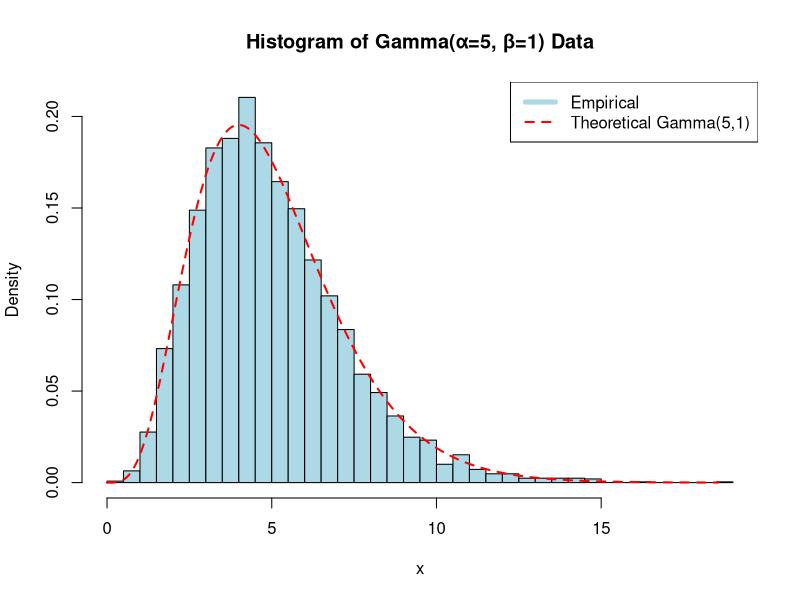
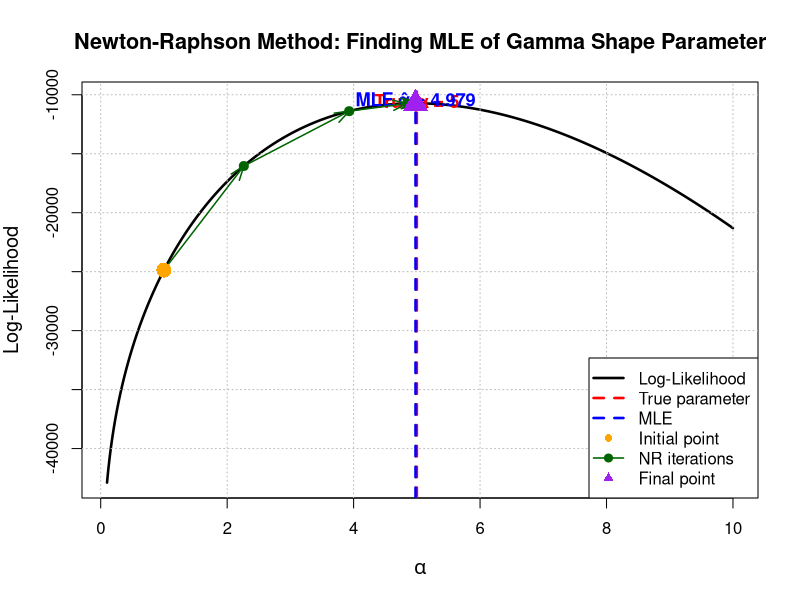
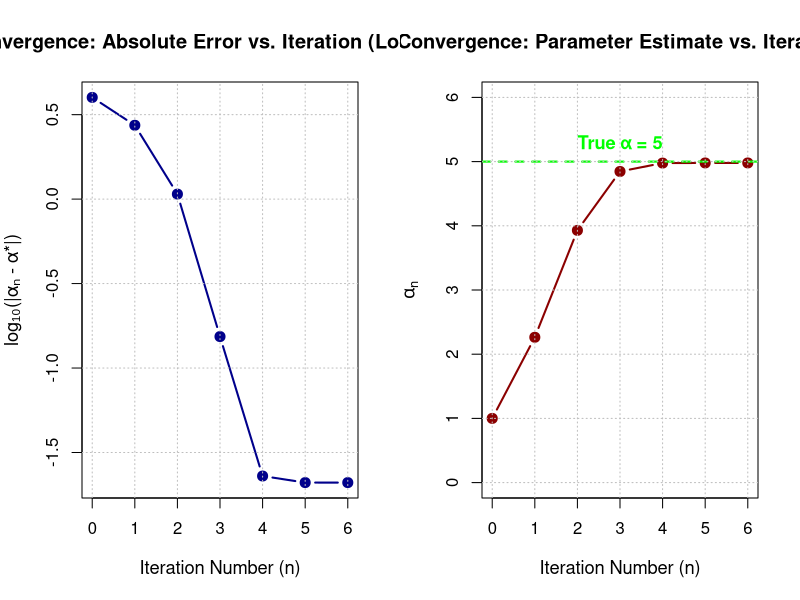

Source code (R) for these figures, in order:
## ---- chunk 1
knitr::opts_chunk$set(echo = TRUE, warning = FALSE, message = FALSE)
rm(list = ls())
## ---- chunk 2
# Set seed for reproducibility
set.seed(123)

# Generate sample from Gamma(shape=5, scale=1)
x <- rgamma(5000, shape = 5, scale = 1)
n <- length(x)

cat("Data Summary:\n")
cat("=============\n")
cat("Sample size: n =", n, "\n")
cat("Sample mean: x_bar =", round(mean(x), 4), "\n")
cat("Sample variance: s^2 =", round(var(x), 4), "\n")
cat("Sample standard deviation: s =", round(sd(x), 4), "\n\n")

# Plot histogram with theoretical density
hist(x, breaks = 50, probability = TRUE, 
     main = "Histogram of Gamma(α=5, β=1) Data",
     xlab = "x", ylab = "Density",
     col = "lightblue", border = "black")

# Add theoretical density
x_seq <- seq(0, max(x), length = 500)
lines(x_seq, dgamma(x_seq, shape = 5, scale = 1), 
      col = "red", lwd = 2, lty = 2)

legend("topright",
       c("Empirical", "Theoretical Gamma(5,1)"),
       col = c("lightblue", "red"),
       lwd = c(5, 2),
       lty = c(1, 2))
## ---- chunk 3
# Define log-likelihood function
LL <- function(a) {
  (a - 1) * sum(log(x)) - sum(x) - n * lgamma(a)
}

cat("Log-Likelihood Function Explanation:\n")
cat("=====================================\n\n")
cat("LL(α) = (α-1)·Σ ln(x_i) - Σ x_i - n·ln(Γ(α))\n\n")
cat("Terms:\n")
cat("  (α-1)·Σ ln(x_i) : contribution from x^(α-1) term\n")
cat("  -Σ x_i          : contribution from e^(-x_i) term\n")
cat("  -n·ln(Γ(α))     : contribution from normalizing constant\n\n")

# Evaluate log-likelihood at true parameter
true_alpha <- 5
true_LL <- LL(true_alpha)
cat("Log-likelihood at true α = 5:\n")
cat("LL(5) =", round(true_LL, 4), "\n\n")

# Evaluate at initial guess
initial_alpha <- 1
initial_LL <- LL(initial_alpha)
cat("Log-likelihood at initial α = 1:\n")
cat("LL(1) =", round(initial_LL, 4), "\n\n")
## ---- chunk 4
# ========== NEWTON-RAPHSON ALGORITHM ==========

# Initial values
a <- 1.0              # Starting point
tol <- 10^(-6)        # Convergence tolerance
iter <- c(a)          # Store all iterates

# Convergence tracking
iteration_details <- data.frame(
  Iteration = numeric(),
  a = numeric(),
  Score = numeric(),
  Hessian = numeric(),
  a_new = numeric(),
  Change = numeric(),
  LogLik = numeric()
)

iteration_count <- 0

repeat {
  iteration_count <- iteration_count + 1
  
  # STEP 1: Evaluate Score (First Derivative of LL)
  score <- sum(log(x)) - n * digamma(a)
  
  # STEP 2: Evaluate Hessian (Second Derivative of LL)
  hess <- -n * trigamma(a)
  
  # STEP 3: Newton-Raphson Update
  a_new <- a - score / hess
  
  # STEP 4: Store iterates
  iter <- c(iter, a_new)
  change <- abs(a_new - a)
  loglik <- LL(a_new)
  
  # Store detailed information
  iteration_details <- rbind(iteration_details, data.frame(
    Iteration = iteration_count,
    a = round(a, 8),
    Score = round(score, 8),
    Hessian = round(hess, 8),
    a_new = round(a_new, 8),
    Change = round(change, 8),
    LogLik = round(loglik, 4)
  ))
  
  # STEP 5: Check Convergence
  if (change < tol) break
  
  a <- a_new
}

# Final MLE
MLE <- a_new

cat("Newton-Raphson Convergence Summary:\n")
cat("====================================\n")
cat("Number of iterations:", iteration_count, "\n")
cat("Starting point (a₀):", 1.0, "\n")
cat("Final estimate (MLE):", round(MLE, 8), "\n")
cat("True parameter (α*):", true_alpha, "\n")
cat("Estimation error:", round(abs(MLE - true_alpha), 8), "\n")
cat("Convergence tolerance:", tol, "\n")
cat("Final change |a_new - a|:", round(change, 8), "\n")
## ---- chunk 5
cat("\nDetailed Iteration History:\n")
cat("============================\n\n")
print(iteration_details, row.names = FALSE)

cat("\n\nConvergence Analysis:\n")
cat("=======================\n")
cat("Number of iterations to convergence:", nrow(iteration_details), "\n")
cat("Final change:", iteration_details$Change[nrow(iteration_details)], "\n")
cat("Tolerance threshold:", tol, "\n")
cat("Converged successfully:", 
    iteration_details$Change[nrow(iteration_details)] < tol, "\n")
## ---- chunk 6
cat("\n========== FINAL RESULTS ==========\n\n")

cat("MLE of shape parameter α:\n")
cat("α̂ =", round(MLE, 6), "\n")
cat("True value: α* = 5.000000\n")
cat("Estimation error: |α̂ - α*| =", round(abs(MLE - 5), 6), "\n\n")

cat("Log-likelihood at MLE:\n")
cat("ℓ(α̂) =", round(LL(MLE), 4), "\n")
cat("ℓ(α*) =", round(LL(5), 4), "\n\n")

cat("Expected information (Fisher):\n")
cat("I(α̂) = n·ψ'(α̂) =", round(n * trigamma(MLE), 4), "\n\n")

cat("Asymptotic standard error:\n")
cat("SE(α̂) ≈ √(1/I(α̂)) =", round(1/sqrt(n * trigamma(MLE)), 6), "\n")
## ---- chunk 7
# Create sequence for likelihood curve
A <- seq(0.1, 10, 0.01)
L <- sapply(A, LL)

# Main plot
plot(A, L,
     type = "l", lwd = 2.5, col = "black",
     xlab = expression(alpha),
     ylab = "Log-Likelihood",
     main = "Newton-Raphson Method: Finding MLE of Gamma Shape Parameter",
     ylim = c(min(L), max(L) + 500),
     cex.lab = 1.2,
     cex.main = 1.3)

# Add grid
grid(col = "gray", lty = 3, lwd = 1)

# Mark true parameter
abline(v = 5, col = "red", lty = 2, lwd = 2.5)
text(5, max(L) + 200, "True α = 5", col = "red", cex = 1.1, font = 2)

# Mark MLE
abline(v = MLE, col = "blue", lty = 2, lwd = 2.5)
text(MLE, max(L) + 350, paste("MLE α̂ =", round(MLE, 4)), 
     col = "blue", cex = 1.1, font = 2)

# Plot iteration path
iter_likelihoods <- sapply(iter, LL)
points(iter, iter_likelihoods, pch = 19, cex = 1.2, col = "darkgreen")

# Connect iteration points with arrows
for (i in 1:(length(iter)-1)) {
  if (i <= length(iter) - 1) {
    arrows(iter[i], iter_likelihoods[i], 
           iter[i+1], iter_likelihoods[i+1],
           col = "darkgreen", lwd = 1.5, 
           length = 0.15, angle = 20)
  }
}

# Highlight starting and ending points
points(iter[1], iter_likelihoods[1], pch = 16, cex = 2, col = "orange")
points(iter[length(iter)], iter_likelihoods[length(iter)], 
       pch = 17, cex = 2.5, col = "purple")

# Legend
legend("bottomright",
       legend = c("Log-Likelihood", "True parameter", "MLE", 
                  "Initial point", "NR iterations", "Final point"),
       col = c("black", "red", "blue", "orange", "darkgreen", "purple"),
       lty = c(1, 2, 2, NA, 1, NA),
       lwd = c(2.5, 2.5, 2.5, NA, 1.5, NA),
       pch = c(NA, NA, NA, 16, 19, 17),
       cex = 1)
## ---- chunk 8
# Calculate convergence metrics
errors <- abs(iter - 5)  # Distance from true parameter
log_errors <- log10(errors[errors > 0])  # Log scale
iterations_seq <- 1:length(errors)

cat("Convergence Rate Analysis:\n")
cat("===========================\n\n")

cat("Error progression (distance from true α = 5):\n")
for (i in 1:length(iter)) {
  cat("Iteration", i-1, ": α =", round(iter[i], 8), 
      ", Error =", round(errors[i], 2e-7), "\n")
}

cat("\n\nQuadratic Convergence Check:\n")
cat("If convergence is quadratic: error_{n+1} ≈ C × (error_n)²\n\n")

# Check quadratic convergence for last few iterations
if (length(errors) >= 4) {
  for (i in 3:(length(errors)-1)) {
    error_ratio <- errors[i+1] / (errors[i]^2)
    cat("Iteration", i-1, "→", i, ": e_{n+1} / e_n² =", 
        round(error_ratio, 6), "\n")
  }
}
## ---- chunk 9
par(mfrow = c(1, 2))

# Plot 1: Error on log scale
plot(0:(length(errors)-1), log10(pmax(errors, 1e-16)),
     type = "b", pch = 19, cex = 1.2, col = "darkblue", lwd = 2,
     main = "Convergence: Absolute Error vs. Iteration (Log Scale)",
     xlab = "Iteration Number (n)",
     ylab = "log₁₀(|αₙ - α*|)",
     cex.lab = 1.1)
grid(col = "gray", lty = 3)

# Plot 2: Parameter value convergence
plot(0:(length(iter)-1), iter,
     type = "b", pch = 19, cex = 1.2, col = "darkred", lwd = 2,
     main = "Convergence: Parameter Estimate vs. Iteration",
     xlab = "Iteration Number (n)",
     ylab = expression(alpha[n]),
     ylim = c(0, 6),
     cex.lab = 1.1)
abline(h = 5, col = "green", lty = 2, lwd = 2)
text(nrow(iteration_details)/2, 5.3, "True α = 5", col = "green", 
     cex = 1.1, font = 2)
grid(col = "gray", lty = 3)

par(mfrow = c(1, 1))
## ---- chunk 10
cat("\nComparison of Root-Finding/Optimization Methods:\n")
cat("==================================================\n\n")

comparison_table <- data.frame(
  Method = c("Bisection", "Newton-Raphson", "Gradient Descent", "Secant"),
  Speed = c("Slow (Linear)", "Very Fast (Quadratic)", "Slow (Linear)", "Medium (Superlinear)"),
  Convergence = c("Guaranteed", "Local", "Depends", "Local"),
  Derivatives = c("None", "Score & Hessian", "Score", "None"),
  Per_Iteration_Cost = c("Low", "High", "Low", "Medium"),
  Iterations_NR_vs_This = c("~50", "1 (baseline)", "~100", "~3")
)

print(comparison_table)

cat("\n\nFor this problem:\n")
cat("• Bisection: Would require ~50+ iterations\n")
cat("• Newton-Raphson: Required", nrow(iteration_details), "iterations\n")
cat("• Speed improvement: ~", round(50/nrow(iteration_details), 1), "× faster than bisection\n")
